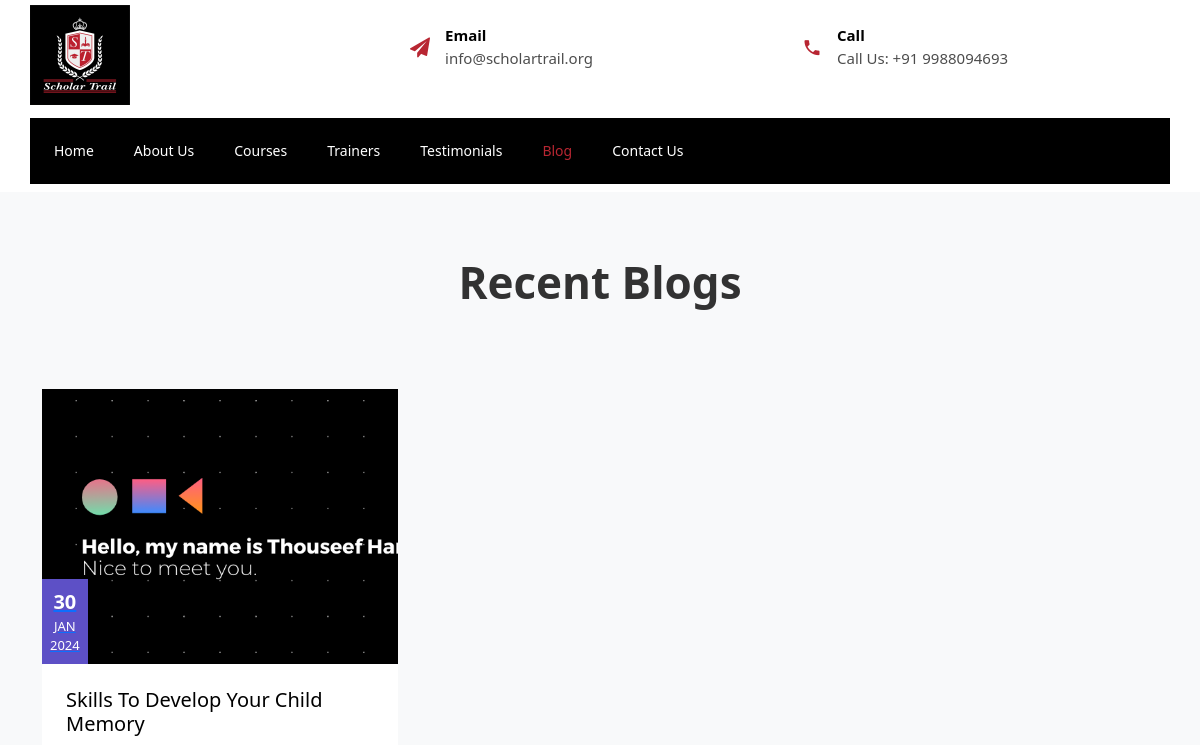
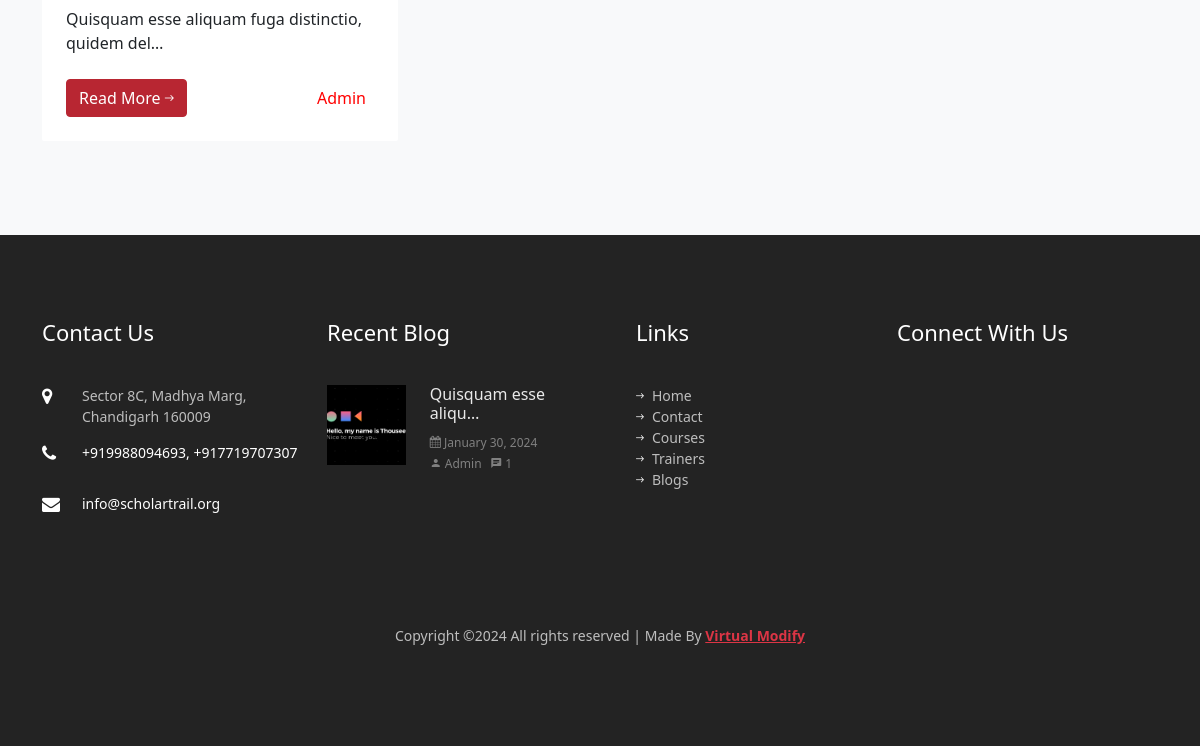
The page /blogs/ on the database as committed earlier (2 pictures, top to bottom).
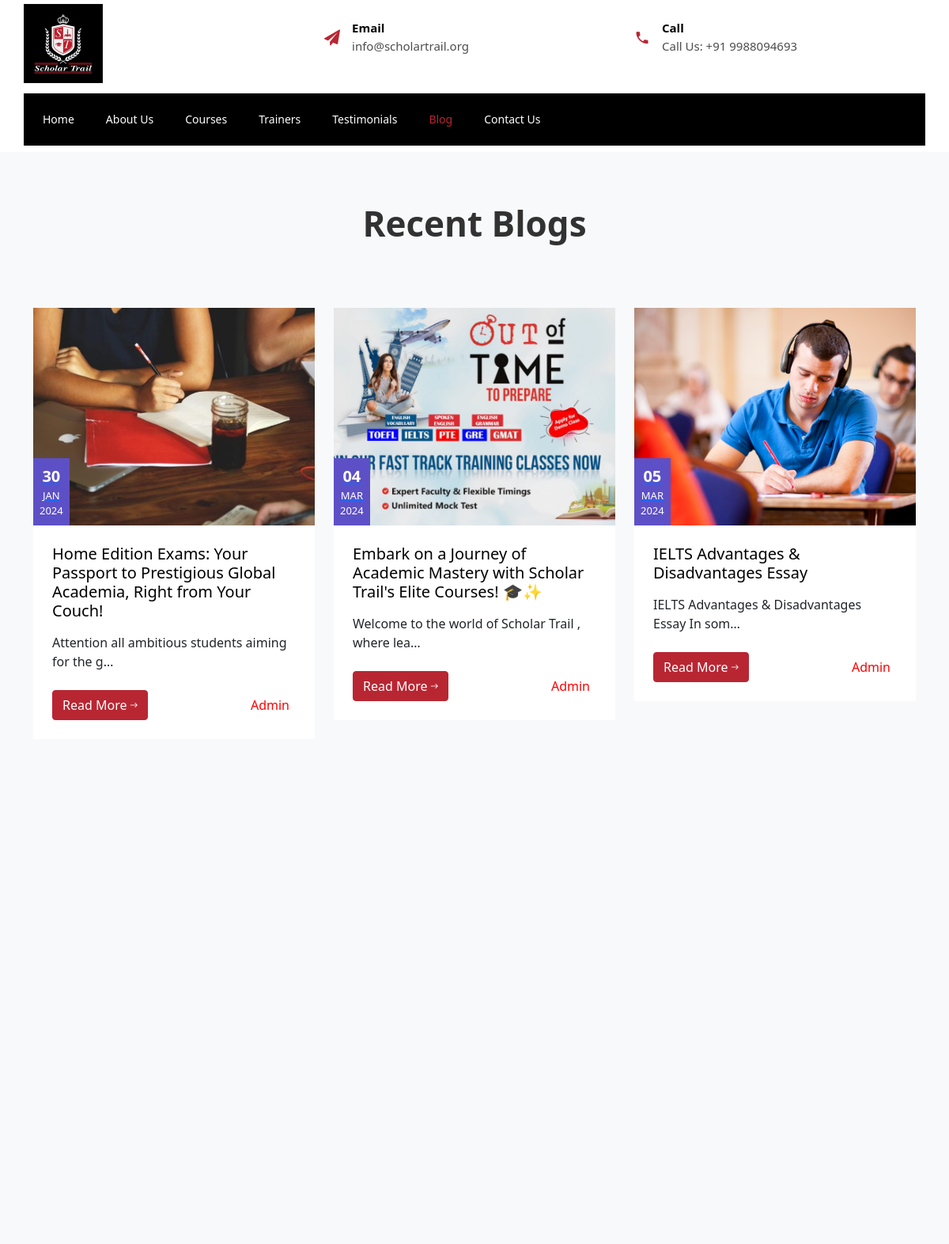
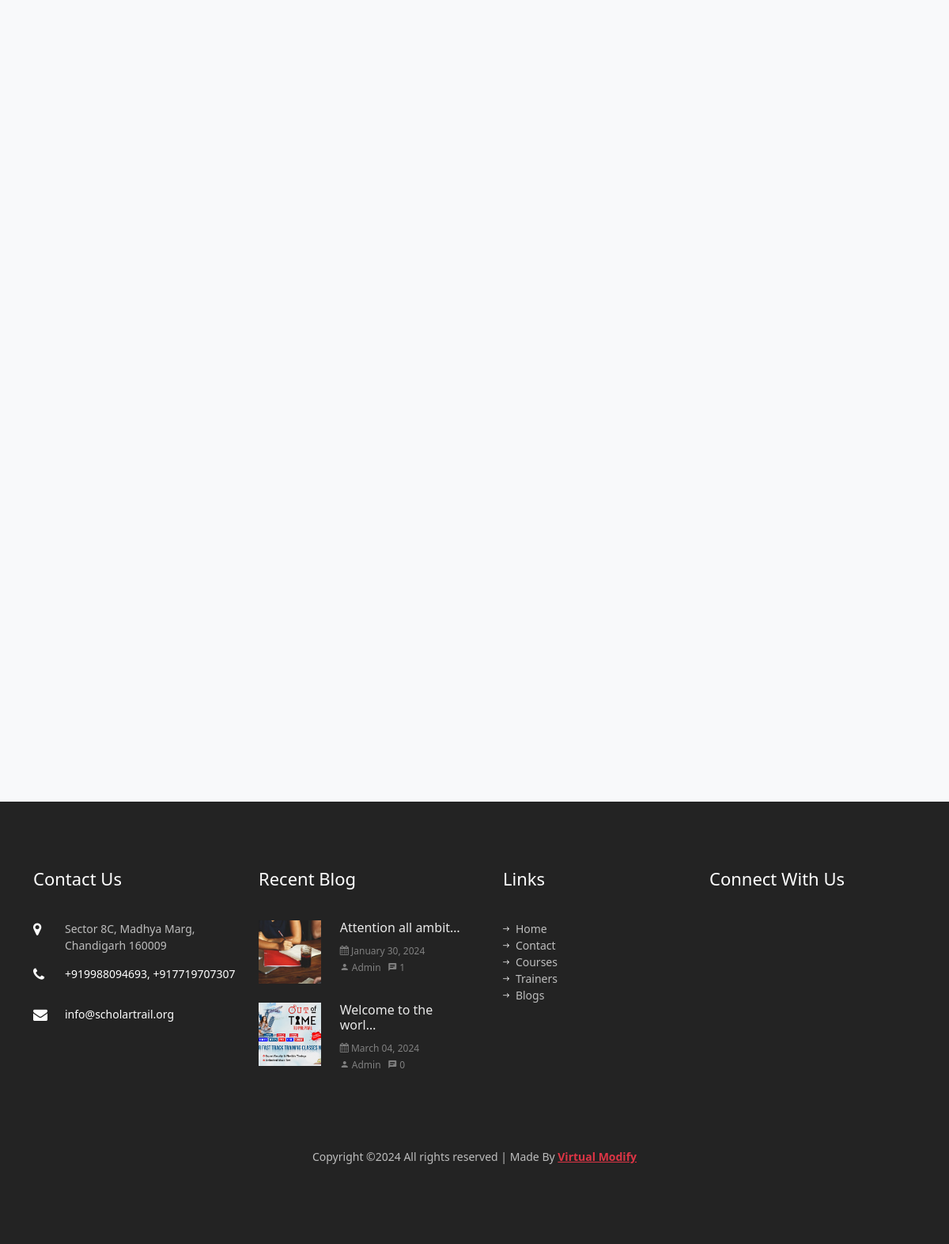
The same page on the database as committed later (2 pictures, top to bottom).
### blog/models.py (models this page shows, shortened)
class BlogPost(models.Model):
    title_name = models.CharField(max_length=100)
    image = models.ImageField(upload_to="blogs/")
    content = models.TextField()
    created_at = models.DateTimeField(auto_now_add=True)
    updated_at = models.DateTimeField(auto_now=True)

### blog/views.py (the view)
# urls.py: path("", views.BlogListView.as_view(), name="blogs-list"),
class BlogListView(View):
    def get(self, request, *args, **kwargs):
        blogs = BlogPost.objects.all()
        context = {"blogs": blogs}
        return render(request, "blog/blog_list.html", context)

### templates/blog/blog_list.html (shortened to what this page needs)
{% extends "index.html" %}
{% block content %}
{% if blogs %}
<section class="ftco-section bg-light">
			<div class="container">
				<div class="row justify-content-center mb-5 pb-2">
          <div class="col-md-8 text-center heading-section ftco-animate">
            <h2 class="mb-4"><span>Recent</span> Blogs</h2>
          </div>
        </div>
				<div class="row">
                    {% for blog in blogs %}
                    <div class="col-md-6 col-lg-4 ftco-animate">
            <div class="blog-entry">
              <a href="{% url 'blog_detail' blog.id %}" class="block-20 d-flex align-items-end" style="background-image: url('{{blog.image.url}}');">
								<div class="meta-date text-center p-2" style="text-decoration:none;">
                <span class="day" style="text-decoration:none;">{{blog.created_at|date:"d"|upper}}</span>
                  <span class="mos" style="text-decoration:none;">{{blog.created_at|date:"b"|upper}}</span>
                  <span class="yr" style="text-decoration:none;">{{blog.created_at|date:"Y"}}</span>
                </div>
              </a>
              <div class="text bg-white p-4">
                <h3 class="heading"><a href="{% url 'blog_detail' blog.id %}" style="text-decoration:none;">{{blog.title_name}}</a></h3>
                <p>{{blog.content|truncatechars:50}}</p>
                <div class="d-flex align-items-center mt-4">
	                <p class="mb-0"><a href="{% url 'blog_detail' blog.id %}" class="btn btn-primary">Read More <span class="ion-ios-arrow-round-forward"></span></a></p>
	                <p class="ml-auto mb-0">
	                	<a href="#" style="text-decoration:none;color:red;" class="mr-2">Admin</a>
	                </p>
                </div>
              </div>
            </div>
          </div>
                    {% endfor %}
        </div>
			</div>
		</section>
    {% else %}
    <h1>No Blog Data</h1>
{% endif %}
{% include "includes/footer.html" %}
{% endblock content %}

### templates/index.html (shortened to what this page needs)
{% load static %}
<!DOCTYPE html>
<html lang="en">
<head>
    <link rel="stylesheet" href="{% static 'css/open-iconic-bootstrap.min.css' %}">
    <link rel="stylesheet" href="{% static 'css/animate.css' %}">
    <link rel="stylesheet" href="{% static 'css/owl.carousel.min.css' %}">
    <link rel="stylesheet" href="{% static 'css/owl.theme.default.min.css' %}">
    <link rel="stylesheet" href="{% static 'css/magnific-popup.css' %}">
    <link rel="stylesheet" href="{% static 'css/aos.css' %}">
    <link rel="stylesheet" href="{% static 'css/ionicons.min.css' %}">
    <link rel="stylesheet" href="{% static 'css/flaticon.css' %}">
    <link rel="stylesheet" href="{% static 'css/icomoon.css' %}">
    <link rel="stylesheet" href="{% static 'css/style.css' %}">
    <link href="https://cdn.jsdelivr.net/npm/bootstrap@5.0.2/dist/css/bootstrap.min.css" rel="stylesheet">
</head>
<body>
<div class="bg-top navbar-light">
    <div class="container">
        <div class="row no-gutters d-flex align-items-center align-items-stretch">
            <div class="col-md-4 d-flex align-items-center">
                <a class="navbar-brand" href="#">
                    <img src="{% static 'images/logo.jpg' %}" width="100px" alt="Your Logo">
                </a>
            </div>
            <div class="col-lg-8 d-block">
                <div class="row d-flex">
                    <div class="col-md d-flex topper align-items-center align-items-stretch py-md-4">
                        <div class="icon d-flex justify-content-center align-items-center"><span
                                class="icon-paper-plane"></span></div>
                        <div class="text">
                            <span>Email</span>
                            <span>info@scholartrail.org</span>
                        </div>
                    </div>
                    <div class="col-md d-flex topper align-items-center align-items-stretch py-md-4">
                        <div class="icon d-flex justify-content-center align-items-center"><span
                                class="icon-phone2"></span></div>
                        <div class="text">
                            <span>Call</span>
                            <span>Call Us: +91 9988094693</span>
                        </div>
                    </div>
                </div>
            </div>
        </div>
    </div>
</div>
<nav class="navbar navbar-expand-lg navbar-dark  sticky-top ftco-navbar-light" id="ftco-navbar">
    <div class="container d-flex align-items-center px-4">
        <div class="collapse navbar-collapse" id="ftco-nav">
            <ul class="navbar-nav mr-auto">
                <li class="nav-item {% if request.path == '/' %}active{% endif %} "><a href="{% url 'home-view' %}"
                        class="nav-link pl-0">Home</a></li>
                <li class="nav-item"><a href="#" onclick="navigate('about-us')" class="nav-link">About Us</a></li>
                <li class="nav-item"><a href="#" onclick="navigate('course-section')" class="nav-link">Courses</a></li>
                <li class="nav-item {% if request.path == '/#trainers-section' %}active{% endif %} "><a href="#" onclick="navigate('trainers-section')" class="nav-link">Trainers</a></li>
                <li class="nav-item {% if '#testimonials-section' in request.path %}active{% endif %}"><a href="#testimonials-section" onclick="navigate('testimonials-section')" class="nav-link">Testimonials</a></li>
                <li class="nav-item {% if '/blogs/' in request.path or '/blogs/blog/' in request.path %}active{% endif %}"><a
                        href="{% url 'blogs-list' %}" class="nav-link">Blog</a></li>
                <li class="nav-item"><a a href="#" onclick="navigate('about-us')"  class="nav-link">Contact Us</a></li>
            </ul>
        </div>
    </div>
</nav>
{% block content %}
{% endblock content %}
</body>
</html>

### templates/includes/footer.html (shortened to what this page needs)
<footer id="contact-us" class="ftco-footer ftco-bg-dark ftco-section">
    <div class="container">
        <div class="row mb-5">
            <div class="col-md-6 col-lg-3">
                <div class="ftco-footer-widget mb-5">
                    <h2 class="ftco-heading-2">Contact Us</h2>
                    <div class="block-23 mb-3">
                        <ul>
                            <li><span class="icon icon-map-marker"></span><span class="text">Sector 8C, Madhya Marg,
                                    Chandigarh 160009</span></li>
                            <li><a href="#" style="text-decoration: none;"><span class="icon icon-phone" style="text-decoration: none;"></span><span class="text">+919988094693,
                                        +917719707307</span></a></li>
                            <li><a href="mailto:info@scholartrail.org" style="text-decoration: none;"><span class="icon icon-envelope"></span><span
                                        class="text">info@scholartrail.org</span></a></li>
                        </ul>
                    </div>
                </div>
            </div>
            {% if blogs %}
            <div class="col-md-6 col-lg-3">
                <div class="ftco-footer-widget mb-5">
                    <h2 class="ftco-heading-2">Recent Blog</h2>
                    {% for blog in blogs|slice:":2" %}
                    <div class="block-21 mb-4 d-flex">
                        <a class="blog-img mr-4" href="{% url 'blog_detail' blog.id %}" style="background-image: url('{{ blog.image.url }}');text-decoration:none;"></a>
                        <div class="text">
                            <h3 class="heading"><a
                                    href="{% url 'blog_detail' blog.id %}" style="text-decoration:none;">{{blog.content|truncatechars:20}}</a></h3>
                            <div class="meta">
                                <div><a href="#" style="text-decoration:none;"><span class="icon-calendar" ></span> {{blog.created_at|date:"F"}}
                                        {{blog.created_at|date:"d"}}, {{blog.created_at|date:"Y"}}</a></div>
                                <div><a href="#" style="text-decoration:none;"><span class="icon-person" style="text-decoration:none;"></span> Admin</a></div>
                                <div><a href="#" style="text-decoration:none;"><span class="icon-chat" style="text-decoration: none;"></span> {{blog.blog_comments.count}}</a></div>
                            </div>
                        </div>
                    </div>
                    {% endfor %}
                </div>
            </div>
            {% endif %}
            <div class="col-md-6 col-lg-3">
                <div class="ftco-footer-widget mb-5 ml-md-4">
                    <h2 class="ftco-heading-2">Links</h2>
                    <ul class="list-unstyled">
                        <li><a href="{% url 'home-view' %}" style="text-decoration:none;" ><span class="ion-ios-arrow-round-forward mr-2"></span>Home</a></li>
                        <li><a href="#" onclick="navigate('about-us')" style="text-decoration:none;"><span class="ion-ios-arrow-round-forward mr-2"></span>Contact</a></li>
                        <li><a href="#" onclick="navigate('course-section')" style="text-decoration:none;"><span class="ion-ios-arrow-round-forward mr-2"></span>Courses</a></li>
                        <li><a href="#" onclick="navigate('trainers-section')" style="text-decoration:none;"><span class="ion-ios-arrow-round-forward mr-2"></span>Trainers</a></li>
                        <li><a href="{% url 'blogs-list' %}" style="text-decoration:none;"><span class="ion-ios-arrow-round-forward mr-2"></span>Blogs</a></li>
                    </ul>
                </div>
            </div>
            <div class="col-md-6 col-lg-3">
                <div class="ftco-footer-widget mb-5">
                    <h2 class="ftco-heading-2 mb-0">Connect With Us</h2>
                    <ul class="ftco-footer-social list-unstyled float-md-left float-lft mt-3">
                    </ul>
                </div>
            </div>
        </div>
        <div class="row">
          <div class="col-md-12 text-center">
            <p>
  Copyright &copy;2024 All rights reserved | Made By <a href="https://virtualmodify.in" class="text text-danger fw-bolder" target="_blank">Virtual Modify</a>
  </p>
          </div>
        </div>
    </div>
</footer>

### staticfiles/css/icomoon.css (style rules this page uses)
[class^="icon-"], [class*=" icon-"] { font-family: 'icomoon' !important; speak: none; font-style: normal; font-weight: normal; font-variant: normal; text-transform: none; line-height: 1; -webkit-font-smoothing: antialiased; -moz-osx-font-smoothing: grayscale; }
.icon-map-marker:before { content: "\f041"; }
.icon-calendar:before { content: "\f073"; }
.icon-phone:before { content: "\f095"; }
.icon-envelope:before { content: "\f0e0"; }
.icon-paper-plane:before { content: "\f1d8"; }
.icon-phone2:before { content: "\e0cd"; }
.icon-chat:before { content: "\e0b7"; }
.icon-person:before { content: "\e7fd"; }

Rows that differ between the two databases and show on the page:
changed BlogPost "JAN": image: a different picture; title_name "Skills To Develop Your Child Memory" → "Home Edition Exams: Your Passport to Prestigious Global Academia, Right from Your Couch!"; content "Quisquam esse aliquam fuga distinctio, quidem del…" → "Attention all ambitious students aiming for the g…"; content "Quisquam esse aliqu…" → "Attention all ambit…"
added BlogPost: image (picture), created_at "04", created_at "MAR", created_at "2024", title_name "Embark on a Journey of Academic Mastery with Scholar Trail's Elite Courses! 🎓✨", content "Welcome to the world of Scholar Trail , where lea…", content "Welcome to the worl…", created_at "March", blog_comments.count "0"
added BlogPost: image (picture), created_at "05", created_at "MAR", created_at "2024", title_name "IELTS Advantages & Disadvantages Essay", content "IELTS Advantages & Disadvantages Essay In som…", shown under "RecentBlogs"
